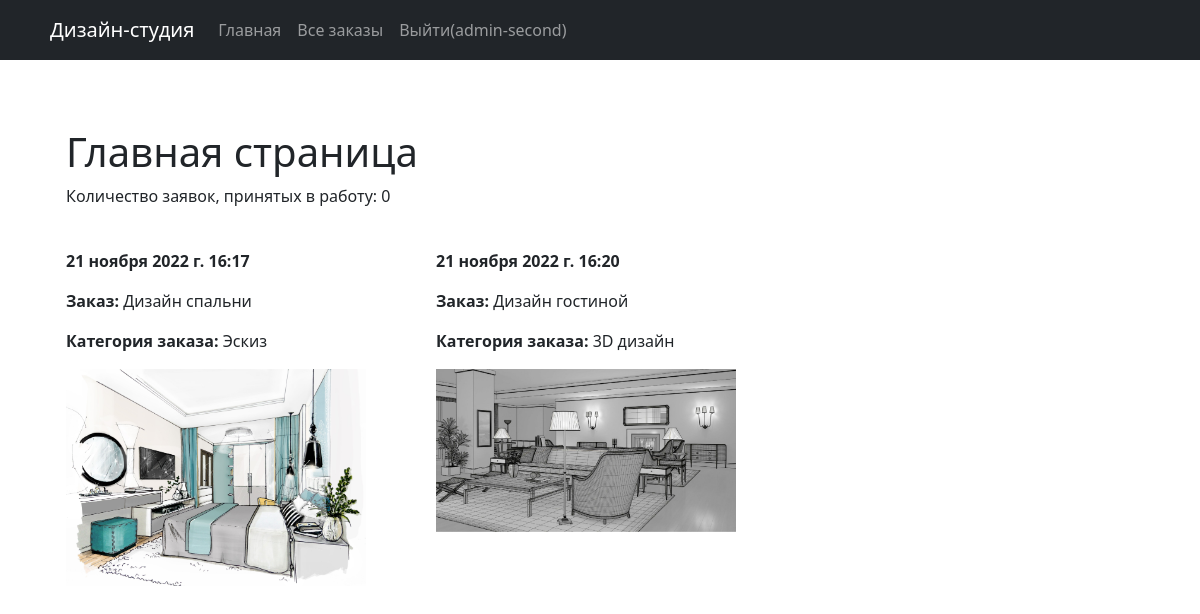
/ (signed in), run on the app's committed database.
### design/models.py (models this page shows, shortened)
class User(AbstractUser):
    name = models.CharField(max_length=254, verbose_name='ФИО', blank=False)
    login = models.CharField(max_length=254, verbose_name='Логин', blank=False, unique=True)
    email = models.EmailField(max_length=254, verbose_name='E-mail', blank=False, unique=True)
    password = models.CharField(max_length=254, verbose_name='Пароль', blank=False)
    role = models.CharField(max_length=254, verbose_name='Роль пользователя', blank=False,
                            choices=(('admin', 'Администратор'), ('user', 'Пользователь')), default='user')
    approval = models.BooleanField(verbose_name='Согласие на обработку персональных данных', default=True)
    username = None
    USERNAME_FIELD = 'login'

class Order(models.Model):
    STATUS_CHOICES = [
        ('new', 'Новая'),
        ('accepted', 'Принято'),
        ('done', 'Выполнено')
    ]
    title = models.CharField(max_length=254, verbose_name='Заявка', blank=False)
    description = models.CharField(max_length=500, verbose_name='Описание', blank=False)
    photo = models.ImageField(max_length=254, upload_to=get_name_file, verbose_name="Фото", blank=False,
                              validators=[FileExtensionValidator(allowed_extensions=['jpg', 'jpeg', 'png', 'bmp'])])
    time_create = models.DateTimeField(auto_now_add=True, verbose_name="Время создания")
    category = models.ForeignKey('Category', verbose_name='Категория', on_delete=models.CASCADE, blank=False)
    status = models.CharField(max_length=254, verbose_name='Статус', choices=STATUS_CHOICES,
                              default='new', blank=False)
    class Meta:
        ordering = ['time_create']
        permissions = (('can_change_status', 'Менять статус заявки'),)
    photo_design = models.ImageField(max_length=254, upload_to=get_name_file, verbose_name="Фото", blank=True)
    name = models.ForeignKey(User, verbose_name='Пользователь', on_delete=models.CASCADE)
    comment = models.TextField(max_length=1000, verbose_name='Комментарий', blank=True)

class Category(models.Model):
    name = models.CharField(max_length=254, verbose_name='Категория', blank=False)
    def __str__(self):
        return self.name
    class Meta:
        permissions = (
            ('can_delete_category', 'Может удалять категории'), ('can_create_category', 'Может добавлять категории'),
        )

### design/views.py (the view)
# urls.py: path('', Home.as_view(), name='home'),
class Home(generic.ListView):
    model = Order
    template_name = 'general/home.html'
    paginate_by = 4
    def get_context_data(self, **kwargs):
        context = {
            'num_accepted': Order.objects.filter(status='accepted').count(),
            'order_list': Order.objects.filter(status='done').order_by('time_create')[:3]
        }
        return context

### templates/general/home.html
{% extends "base.html" %}
{% block content %}
    <h1>Главная страница</h1>
    <p>Количество заявок, принятых в работу: {{ num_accepted }}</p>
    {% if order_list %}
        <div id="order_list">
        {% for order in order_list %}
            <div class="accepted">
                <p><strong>{{ order.time_create }}</strong></p>
                <p><strong>Заказ: </strong>{{ order.title }}</p>
                <p><strong>Категория заказа: </strong>{{ order.category }}</p>
                <img src="{{ order.photo_design.url }}">
            </div>
        {% endfor %}
        </div>
    {% else %}
        <p><strong>Здесь пока нет заказов!</strong></p>
    {% endif %}
{% endblock %}

### templates/base.html (shortened to what this page needs)
<!doctype html>
<html lang="ru">
<head>
    {% load static %}
    <link rel="stylesheet" href="{% static 'css/bootstrap.min.css' %}">
    <link rel="stylesheet" href="{% static 'css/style.css' %}">
</head>
<body>
<nav class="navbar navbar-expand-md navbar-dark bg-dark fixed-top">
    <a class="navbar-brand" href="#">Дизайн-студия</a>
    <div class="collapse navbar-collapse" id="navbarsExampleDefault">
        {% block sidebar %}
        <ul class="navbar-nav mr-auto">
            <li class='nav-item'>
                <a class='nav-link' href='{% url "home" %}'>Главная</a>
            </li>
        </ul>
        <ul class="navbar-nav">
            {% if perms.app.can_change_status %}
                <li class='nav-item'>
                    <a class='nav-link' href='{% url "adm_orders" %}'>Все заказы</a>
                </li>
                <li class='nav-item'>
                    <a class='nav-link' href='{% url "logout" %}'>Выйти({{ user.login }})</a>
                </li>
            {% endif %}
        </ul>
        {% endblock %}
    </div>
</nav>
<main role="main" class="container">
    <div class="start-template">
        {% block content %}
        {% endblock %}
    </div>
</main>
</body>
</html>

### design/static/css/style.css (style rules this page uses)
body { padding-top: 5rem; }
.start-template { padding: 3rem 1.5rem; display: flex; flex-direction: column; }
img { width: 300px; }
#order_list { display: flex; gap: 70px; padding-top: 25px; }
.bg-dark { padding: 10px 50px; }

### data on the page
User: login "admin-second"
Order: time_create "21 ноября 2022 г. 16:17", title "Дизайн спальни", category "Эскиз", photo_design (picture)
Order: time_create "21 ноября 2022 г. 16:20", title "Дизайн гостиной", category "3D дизайн", photo_design (picture)

### other printed values
{{ num_accepted }} "0"
